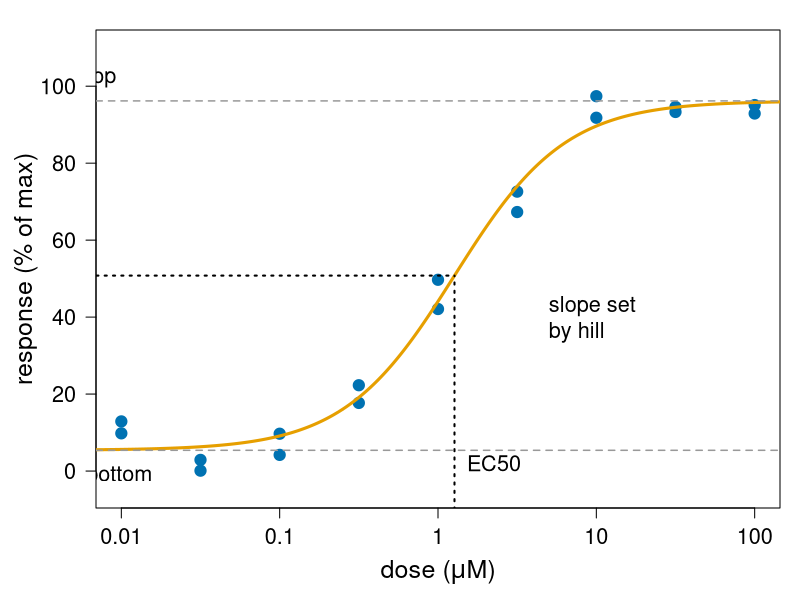
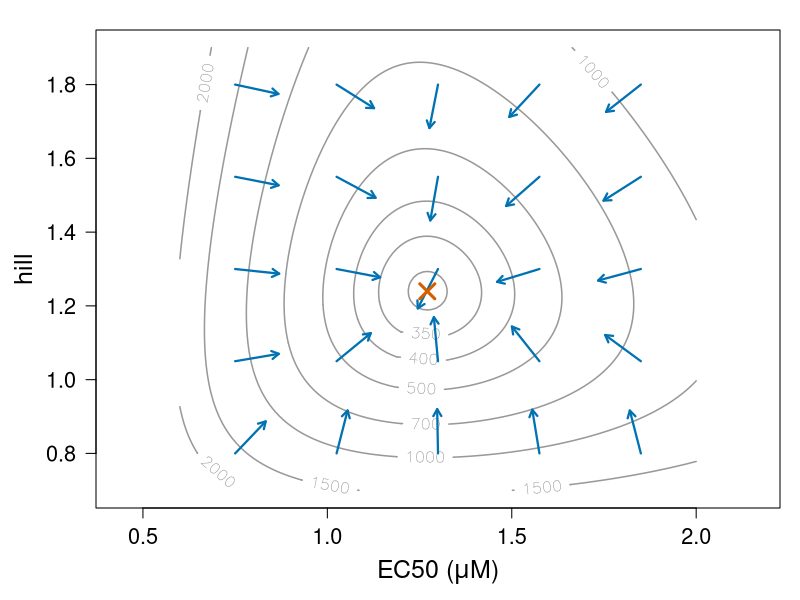
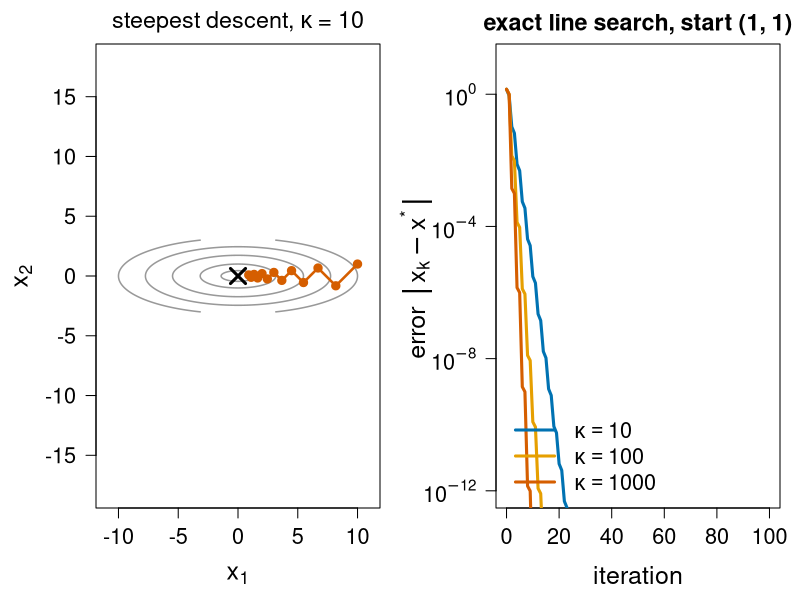
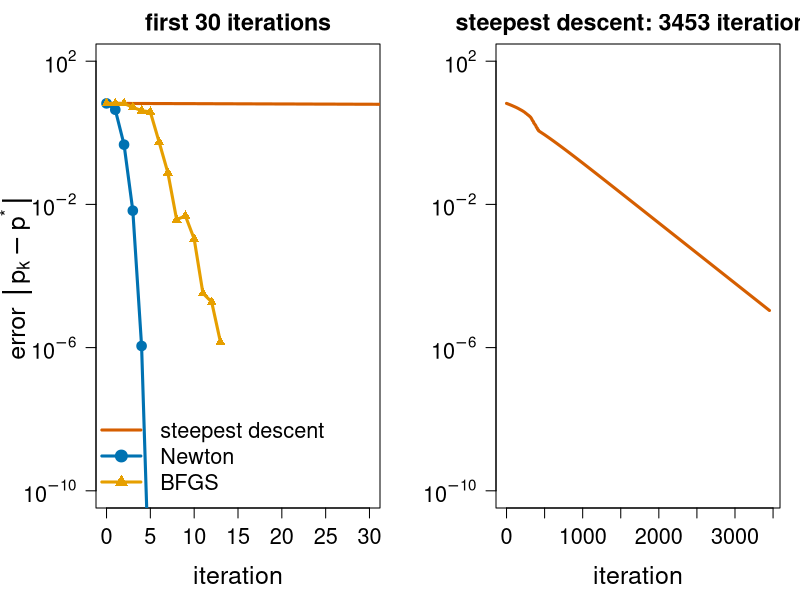
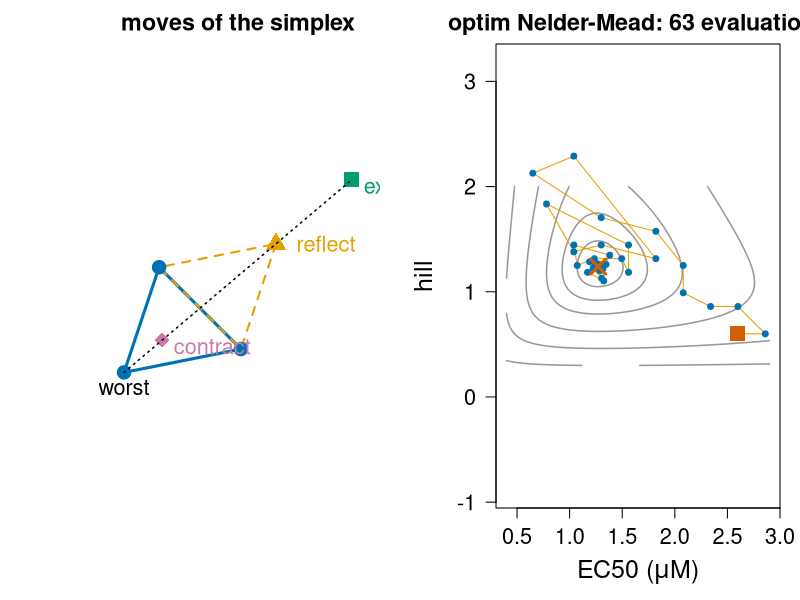
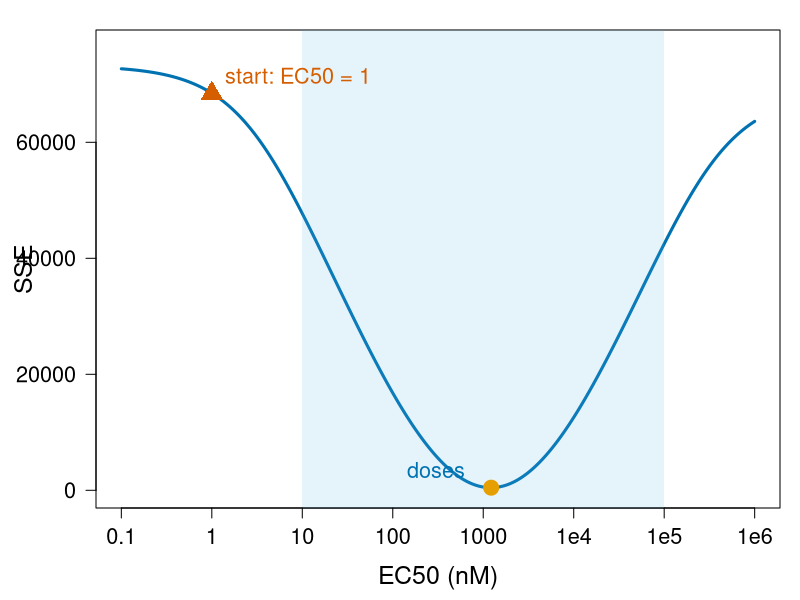

These charts were generated, in order, by the following R code:
# Figures for the gradient-methods/ unit ("Gradient descent, Newton and
# quasi-Newton").
#
# Re-run by hand from this folder (it is NOT run by `quarto render`):
#   cd gradient-methods && Rscript make-gradient-methods-figs.R
#
# Base R graphics only (grDevices::svg) plus numDeriv. Colours are Okabe-Ito
# (colour-blind safe). Running example: a 4-parameter logistic (4PL)
# dose-response curve fitted to 18 simulated wells (9 doses x 2), parameters
# p = (bottom, top, EC50 [uM], hill). Makes:
#   fig01-dose-response.svg   data and fitted 4PL curve on a log dose axis
#   fig02-gradient.svg        SSE contours in (EC50, hill) with -gradient arrows
#   fig03-zigzag.svg          steepest descent on an elongated valley; error vs kappa
#   fig04-convergence.svg     4PL: steepest descent vs Newton vs BFGS
#   fig05-nelder-mead.svg     Nelder-Mead moves and the points optim evaluates
#   fig06-units-plateau.svg   SSE vs EC50 with dose in nM: the start on a plateau

library(numDeriv)

oi <- c(orange = "#E69F00", sky = "#56B4E9", green = "#009E73",
        yellow = "#F0E442", blue = "#0072B2", red = "#D55E00",
        purple = "#CC79A7", grey = "#999999")
open_svg <- function(file, w, h) {
  svg(file, width = w, height = h)
  par(mar = c(4.6, 4.8, 1.5, 1), cex.lab = 1.5, cex.axis = 1.3, las = 1)
}

# ---- data and model (same numbers as on the slides) ------------------------
# simulated with set.seed(27), p = (5, 100, 1.5, 1.2), noise sd 4, rounded
dose <- rep(10^seq(-2, 2, by = 0.5), each = 2)
y <- c(12.9, 9.8, 2.9, 0.1, 4.2, 9.7, 17.7, 22.3, 49.7, 42.1,
       67.3, 72.6, 97.4, 91.8, 94.6, 93.3, 92.9, 95.1)
f4 <- function(p, c) p[1] + (p[2] - p[1]) / (1 + (p[3] / c)^p[4])
sse <- function(p) sum((y - f4(p, dose))^2)
grad_sse <- function(p) {
  u <- (p[3] / dose)^p[4]; D <- 1 + u
  r <- y - f4(p, dose)
  J <- cbind(u / D, 1 / D,
             -(p[2] - p[1]) * p[4] * u / (p[3] * D^2),
             -(p[2] - p[1]) * u * log(p[3] / dose) / D^2)
  -2 * drop(t(J) %*% r)
}
hess <- function(p) jacobian(grad_sse, p)
p0 <- c(0, 100, 1, 1)
pstar <- c(5.393180177899748, 96.173705843036529, 1.270980009586612,
           1.239553930417529)
nrm <- function(v) sqrt(sum(v^2))

# ---- fig01: data and fit ----------------------------------------------------
open_svg("fig01-dose-response.svg", 8, 5)
cc <- 10^seq(-2.3, 2.3, length.out = 300)
plot(dose, y, log = "x", pch = 19, cex = 1.5, col = oi["blue"],
     xlab = expression("dose (" * mu * "M)"), ylab = "response (% of max)",
     ylim = c(-5, 110), xaxt = "n")
axis(1, at = 10^(-2:2), labels = c("0.01", "0.1", "1", "10", "100"))
lines(cc, f4(pstar, cc), lwd = 3, col = oi["orange"])
abline(h = pstar[1:2], lty = 2, col = oi["grey"], lwd = 1.5)
mid <- (pstar[1] + pstar[2]) / 2
segments(pstar[3], -10, pstar[3], mid, lty = 3, lwd = 2)
segments(1e-3, mid, pstar[3], mid, lty = 3, lwd = 2)
text(0.006, pstar[2] + 6, "top", cex = 1.3, adj = 0)
text(0.006, pstar[1] - 6, "bottom", cex = 1.3, adj = 0)
text(pstar[3] * 1.2, 2, "EC50", cex = 1.3, adj = 0)
text(5, 40, "slope set\nby hill", cex = 1.3, adj = 0)
dev.off()

# ---- fig02: gradient arrows on a 2-D slice ---------------------------------
open_svg("fig02-gradient.svg", 7.5, 5.6)
ec <- seq(0.6, 2.0, length.out = 120); hl <- seq(0.7, 1.9, length.out = 120)
Z <- outer(ec, hl, Vectorize(function(a, b) sse(c(pstar[1:2], a, b))))
contour(ec, hl, Z, levels = c(320, 350, 400, 500, 700, 1000, 1500, 2000, 3000),
        xlab = expression("EC50 (" * mu * "M)"), ylab = "hill", asp = 1,
        labcex = 1, col = oi["grey"], lwd = 1.5, xlim = c(0.6, 2.0), ylim = c(0.7, 1.9))
pts <- as.matrix(expand.grid(seq(0.75, 1.85, by = 0.275), seq(0.8, 1.8, by = 0.25)))
for (i in seq_len(nrow(pts))) {
  g <- grad_sse(c(pstar[1:2], pts[i, ]))[3:4]
  d <- -g / nrm(g) * 0.12
  arrows(pts[i, 1], pts[i, 2], pts[i, 1] + d[1], pts[i, 2] + d[2],
         length = 0.08, lwd = 2.2, col = oi["blue"])
}
points(pstar[3], pstar[4], pch = 4, cex = 2, lwd = 3, col = oi["red"])
dev.off()

# ---- fig03: zig-zag on an elongated valley ---------------------------------
sd_exact <- function(kap, x, n) {      # f = (x1^2 + kap x2^2)/2, exact line search
  P <- matrix(x, nrow = 1)
  for (k in 1:n) {
    g <- c(x[1], kap * x[2])
    a <- sum(g^2) / (g[1]^2 + kap * g[2]^2)
    x <- x - a * g; P <- rbind(P, x)
  }
  P
}
svg("fig03-zigzag.svg", width = 12, height = 5)
par(mfrow = c(1, 2), mar = c(4.6, 4.8, 2.2, 1), cex.lab = 1.5, cex.axis = 1.3,
    las = 1, cex.main = 1.4)
kap <- 10
xs <- seq(-11, 11, length.out = 200); ys <- seq(-3, 3, length.out = 200)
contour(xs, ys, outer(xs, ys, function(a, b) (a^2 + kap * b^2) / 2),
        levels = c(1, 5, 15, 30, 50), drawlabels = FALSE, asp = 1,
        col = oi["grey"], lwd = 1.5, xlab = expression(x[1]), ylab = expression(x[2]),
        main = expression("steepest descent, " * kappa * " = 10"))
P <- sd_exact(kap, c(10, 1), 12)
lines(P, type = "o", pch = 19, col = oi["red"], lwd = 2.5, cex = 0.9)
points(0, 0, pch = 4, cex = 2, lwd = 3)
plot(NA, xlim = c(0, 100), ylim = c(1e-12, 10), log = "y", yaxt = "n",
     xlab = "iteration", ylab = expression("error " * group("||", x[k] - x^"*", "||")),
     main = "exact line search, start (1, 1)")
axis(2, at = 10^c(-12, -8, -4, 0), labels = expression(10^-12, 10^-8, 10^-4, 10^0))
cols <- c(oi["blue"], oi["orange"], oi["red"])
for (i in 1:3) {
  kk <- c(10, 100, 1000)[i]
  P <- sd_exact(kk, c(1, 1), 100)
  lines(0:100, apply(P, 1, nrm), lwd = 3, col = cols[i])
}
legend("bottomleft", legend = expression(kappa == 10, kappa == 100, kappa == 1000),
       col = cols, lwd = 3, cex = 1.3, bty = "n")
dev.off()

# ---- fig04: convergence on the 4PL -----------------------------------------
sd_path <- function(x, tol = 1e-4, maxit = 5000) {
  P <- matrix(x, nrow = 1)
  for (k in 1:maxit) {
    g <- grad_sse(x); if (nrm(g) < tol) break
    a <- 1
    while (!isTRUE(sse(x - a * g) <= sse(x) - 1e-4 * a * sum(g^2))) a <- a / 2
    x <- x - a * g; P <- rbind(P, x)
  }
  P
}
newton_path <- function(x, tol = 1e-4, maxit = 50) {
  P <- matrix(x, nrow = 1)
  for (k in 1:maxit) {
    g <- grad_sse(x); if (nrm(g) < tol) break
    p <- solve(hess(x), -g)
    a <- 1
    while (!isTRUE(sse(x + a * p) <= sse(x) + 1e-4 * a * sum(g * p))) a <- a / 2
    x <- x + a * p; P <- rbind(P, x)
  }
  P
}
bfgs_path <- function(x, tol = 1e-4, maxit = 200) {
  n <- length(x); B <- diag(n); g <- grad_sse(x); P <- matrix(x, nrow = 1)
  for (k in 1:maxit) {
    p <- -drop(B %*% g)
    a <- 1
    while (!isTRUE(sse(x + a * p) <= sse(x) + 1e-4 * a * sum(g * p))) a <- a / 2
    s <- a * p; x <- x + s; gn <- grad_sse(x); yv <- gn - g; g <- gn
    P <- rbind(P, x)
    if (nrm(g) < tol) break
    if (sum(yv * s) > 0) {
      rho <- 1 / sum(yv * s); I <- diag(n)
      B <- (I - rho * s %*% t(yv)) %*% B %*% (I - rho * yv %*% t(s)) + rho * s %*% t(s)
    }
  }
  P
}
Psd <- sd_path(p0); Pn <- newton_path(p0); Pb <- bfgs_path(p0)
err <- function(P) pmax(apply(sweep(P, 2, pstar), 1, nrm), 1e-14)
cat("iterations: SD", nrow(Psd) - 1, " Newton", nrow(Pn) - 1, " BFGS", nrow(Pb) - 1, "\n")
svg("fig04-convergence.svg", width = 12, height = 5)
par(mfrow = c(1, 2), mar = c(4.6, 4.8, 2.2, 1), cex.lab = 1.5, cex.axis = 1.3,
    las = 1, cex.main = 1.4)
yl <- c(1e-10, 100)
plot(NA, xlim = c(0, 30), ylim = yl, log = "y", yaxt = "n", xlab = "iteration",
     ylab = expression("error " * group("||", p[k] - p^"*", "||")), main = "first 30 iterations")
axis(2, at = 10^c(-10, -6, -2, 2), labels = expression(10^-10, 10^-6, 10^-2, 10^2))
lines(0:(nrow(Psd) - 1), err(Psd), lwd = 3, col = oi["red"])
lines(0:(nrow(Pn) - 1), err(Pn), type = "o", pch = 19, lwd = 3, col = oi["blue"])
lines(0:(nrow(Pb) - 1), err(Pb), type = "o", pch = 17, lwd = 3, col = oi["orange"])
legend("bottomleft", c("steepest descent", "Newton", "BFGS"), lwd = 3, pch = c(NA, 19, 17),
       col = c(oi["red"], oi["blue"], oi["orange"]), cex = 1.3, bty = "n")
plot(0:(nrow(Psd) - 1), err(Psd), type = "l", lwd = 3, col = oi["red"], log = "y",
     ylim = yl, yaxt = "n", xlab = "iteration", ylab = "",
     main = sprintf("steepest descent: %d iterations", nrow(Psd) - 1))
axis(2, at = 10^c(-10, -6, -2, 2), labels = expression(10^-10, 10^-6, 10^-2, 10^2))
dev.off()

# ---- fig05: Nelder-Mead ----------------------------------------------------
svg("fig05-nelder-mead.svg", width = 12, height = 5.2)
par(mfrow = c(1, 2), mar = c(4.6, 4.8, 2.2, 1), cex.lab = 1.5, cex.axis = 1.3,
    las = 1, cex.main = 1.4)
# left: the moves, schematic
S <- rbind(c(0, 0), c(2, 0.4), c(0.6, 1.8))     # worst point = 1st
cen <- colMeans(S[2:3, ])
R <- cen + (cen - S[1, ]); E <- cen + 2 * (cen - S[1, ]); C <- cen - 0.5 * (cen - S[1, ])
plot(NA, xlim = c(-0.3, 4.2), ylim = c(-0.3, 3.6), asp = 1, axes = FALSE, xlab = "", ylab = "",
     main = "moves of the simplex")
polygon(S, border = oi["blue"], lwd = 3)
polygon(rbind(R, S[2, ], S[3, ]), border = oi["orange"], lwd = 2, lty = 2)
points(S, pch = 19, cex = 1.8, col = oi["blue"])
points(rbind(R, E, C), pch = c(17, 15, 18), cex = 2, col = c(oi["orange"], oi["green"], oi["purple"]))
segments(S[1, 1], S[1, 2], E[1], E[2], lty = 3, lwd = 1.5)
text(S[1, 1], S[1, 2] - 0.25, "worst", cex = 1.3)
text(R[1] + 0.35, R[2], "reflect", cex = 1.3, adj = 0, col = oi["orange"])
text(E[1] + 0.2, E[2] - 0.15, "expand", cex = 1.3, adj = 0, col = oi["green"])
text(C[1] + 0.2, C[2] - 0.1, "contract", cex = 1.3, adj = 0, col = oi["purple"])
# right: what optim's Nelder-Mead evaluates on the (EC50, hill) slice
trace <- NULL
f2 <- function(q) { trace <<- rbind(trace, q); sse(c(pstar[1:2], q)) }
o2 <- optim(c(2.6, 0.6), f2)
ec <- seq(0.4, 2.9, length.out = 150); hl <- seq(0.3, 2.0, length.out = 150)
Z <- outer(ec, hl, Vectorize(function(a, b) sse(c(pstar[1:2], a, b))))
contour(ec, hl, Z, levels = c(320, 400, 600, 1000, 2000, 4000, 8000), asp = 1,
        drawlabels = FALSE, col = oi["grey"], lwd = 1.5,
        xlab = expression("EC50 (" * mu * "M)"), ylab = "hill",
        main = sprintf("optim Nelder-Mead: %d evaluations", nrow(trace)))
lines(trace, col = oi["orange"], lwd = 1)
points(trace, pch = 19, cex = 0.8, col = oi["blue"])
points(trace[1, 1], trace[1, 2], pch = 15, cex = 2, col = oi["red"])
points(pstar[3], pstar[4], pch = 4, cex = 2, lwd = 3, col = oi["red"])
cat("NM 2-D slice:", o2$counts, o2$par, "\n")
dev.off()

# ---- fig06: dose in nM, start on a plateau ---------------------------------
open_svg("fig06-units-plateau.svg", 8, 4.8)
dose_nM <- dose * 1000
sse_nM <- function(p) sum((y - f4(p, dose_nM))^2)
ecs <- 10^seq(-1, 6, length.out = 400)
prof <- sapply(ecs, function(e) sse_nM(c(0, 100, e, 1)))
plot(ecs, prof, log = "x", type = "l", lwd = 3, col = oi["blue"], xaxt = "n",
     xlab = "EC50 (nM)", ylab = "SSE", ylim = c(0, max(prof) * 1.05))
axis(1, at = 10^(-1:6), labels = c("0.1", "1", "10", "100", "1000", "1e4", "1e5", "1e6"))
rect(min(dose_nM), -1e6, max(dose_nM), 1e6, col = adjustcolor(oi["sky"], 0.15), border = NA)
points(1, sse_nM(c(0, 100, 1, 1)), pch = 17, cex = 2.2, col = oi["red"])
text(1.4, sse_nM(c(0, 100, 1, 1)) + 3000, "start: EC50 = 1", cex = 1.3, adj = 0, col = oi["red"])
i <- which.min(prof)
points(ecs[i], prof[i], pch = 19, cex = 2, col = oi["orange"])
text(300, 3500, "doses", cex = 1.3, col = oi["blue"])
dev.off()
